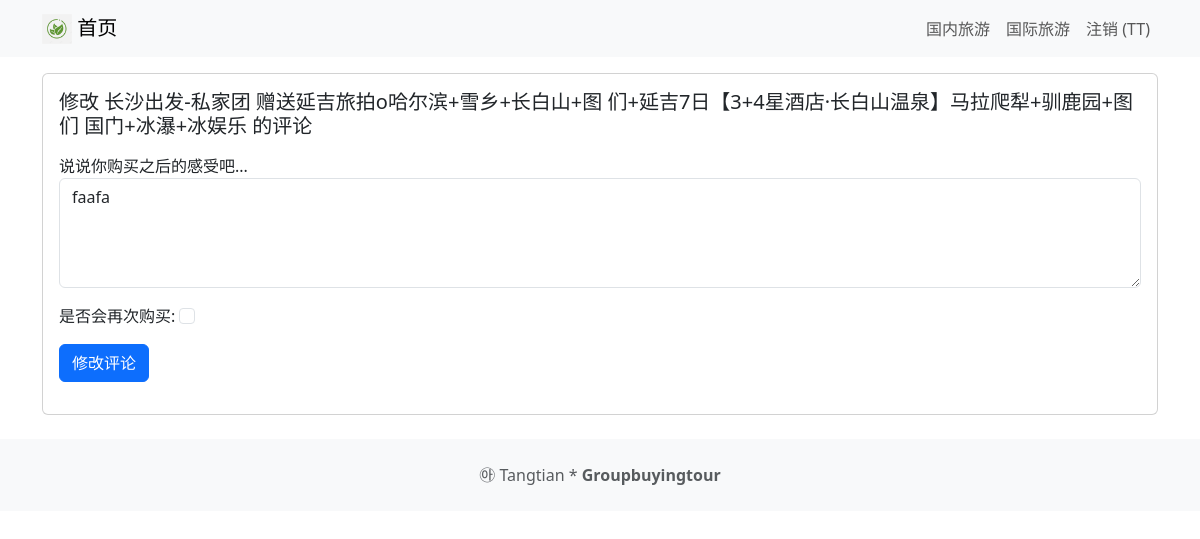
/tour/review/4 (signed in), run on the app's committed database.
### tour/models.py (models this page shows, shortened)
class Review(models.Model) :
    text = models.CharField(max_length=100)
    date = models.DateTimeField(auto_now_add=True)
    user = models.ForeignKey(User, on_delete=models.CASCADE)
    tour = models.ForeignKey(Tour,on_delete=models.CASCADE)
    watchAgain = models.BooleanField()

class Tour(models.Model) :
    title = models.CharField(max_length=100,verbose_name="国内团购旅游方案名")
    description = models.CharField(max_length=350,verbose_name="国内团购旅游方案介绍")
    price = models.CharField(max_length=100,verbose_name="团购价格")
    image =models.ImageField(upload_to='tour/images/',verbose_name="团购旅游图片")
    url = models.URLField(blank=True,verbose_name="国内团购旅游资源链接")
    class Meta:
        verbose_name = "国内团购旅游"
        verbose_name_plural = "国内团购旅游"

### tour/views.py (the view, shortened to what this page needs)
# urls.py: path('review/<int:review_id>', views.updatetourreview,name='updatetourreview'),
@login_required
def updatetourreview(request, review_id) :
    review = get_object_or_404(Review, pk=review_id, user=request.user)
    if request.method == 'GET':
        form = ReviewForm(instance=review)
        return render(request, 'updatetourreview.html', {'review':review, 'form':form})

### tour/forms.py
class ReviewForm(ModelForm) :
    def __init__(self, *args, **kwargs) :
        super(ModelForm, self).__init__(*args, **kwargs)
        self.fields['text'].widget.attrs.update({'class':'form-control'})
        self.fields['watchAgain'].widget.attrs.update({'class':'form-check-input'})
    class Meta:
        model = Review
        fields = ['text', 'watchAgain']
        labels = {
            'text':('说说你购买之后的感受吧...'),
            'watchAgain':('是否会再次购买'),
        }
        widgets = {
            'text':Textarea(attrs={'rows':4}),
        }

### tour/templates/updatetourreview.html (shortened to what this page needs)
<!DOCTYPE html>
<html lang="en">
<head>
    <link href="https://cdn.jsdelivr.net/npm/bootstrap@5.3.3/dist/css/bootstrap.min.css" rel="stylesheet">
</head>
<body>
{% extends 'base.html' %}
{% block content %}
<div class="card mb-3">
    <div class="row g-0">
        <div>
            <div class="card-body">
                <h5 class="card-title">
                    修改 {{ review.tour.title }} 的评论
                </h5>
                <p class="card-text">
                <form method="POST">
                    {{ form.as_p }}
                    <button type="submit" class="btn btn-primary">
                        修改评论
                    </button>
                </form>
                </p>
            </div>
        </div>
    </div>
</div>
{% endblock content %}

### templates/base.html (shortened to what this page needs)
<html>
<head>
<link href="https://cdn.jsdelivr.net/npm/bootstrap@5.3.3/dist/css/bootstrap.min.css" rel="stylesheet"
integrity="sha384-QWTKZyjpPEjISv5WaRU9OFeRpok6YctnYmDr5pNlyT2bRjXh0JMhjY6hW+ALEwIH"
crossorigin="anonymous">
</head>
<body>
<nav class="navbar navbar-expand-lg navbar-light bg-light mb-3">
<div class="container">
 <a class="navbar-brand" href="{% url 'home' %}">
            {% load static %}
            <img src="{% static 'images/OIP-C.jpg' %}" alt="" width="30" height="30" class="d-inline-block align-text-top"/>
            首页
        </a>
<div class="collapse navbar-collapse"
id="navbarNavAltMarkup">
<div class="navbar-nav ms-auto">
<a class="nav-link" href="{% url 'tourhome' %}">国内旅游</a>
<a class="nav-link" href="{% url 'abroadhome' %}">国际旅游</a>
    {% if user.is_authenticated %}
                    <a class="nav-link" href="{% url 'logoutaccount' %}">
                        注销 ({{ user.username }})
                    </a>
    {% else %}
<a class="nav-link" href="{% url 'loginaccount' %}">登录</a>
<a class="nav-link" href="{% url 'signupaccount' %}">注册</a>
     {% endif %}
</div>
</div>
</div>
</nav>
<div class="container">
{% block content%}
{% endblock content %}
</div>
<footer class="text-center text-lg-start bg-light text-muted mt-4">
    <div class="text-center p-4">
        ㉵ Tangtian *
        <a class="text-reset fw-bold text-decoration-none" target="_blank" href="https://dujia.qunar.com/">
            Groupbuyingtour
             </a>
    </div>
</footer>
</body>
</html>

### data on the page
Review: tour "长沙出发-私家团 赠送延吉旅拍o哈尔滨+雪乡+长白山+图 们+延吉7日【3+4星酒店·长白山温泉】马拉爬犁+驯鹿园+图们 国门+冰瀑+冰娱乐", text "faafa"

### other printed values
{{ user.username }} "TT"
